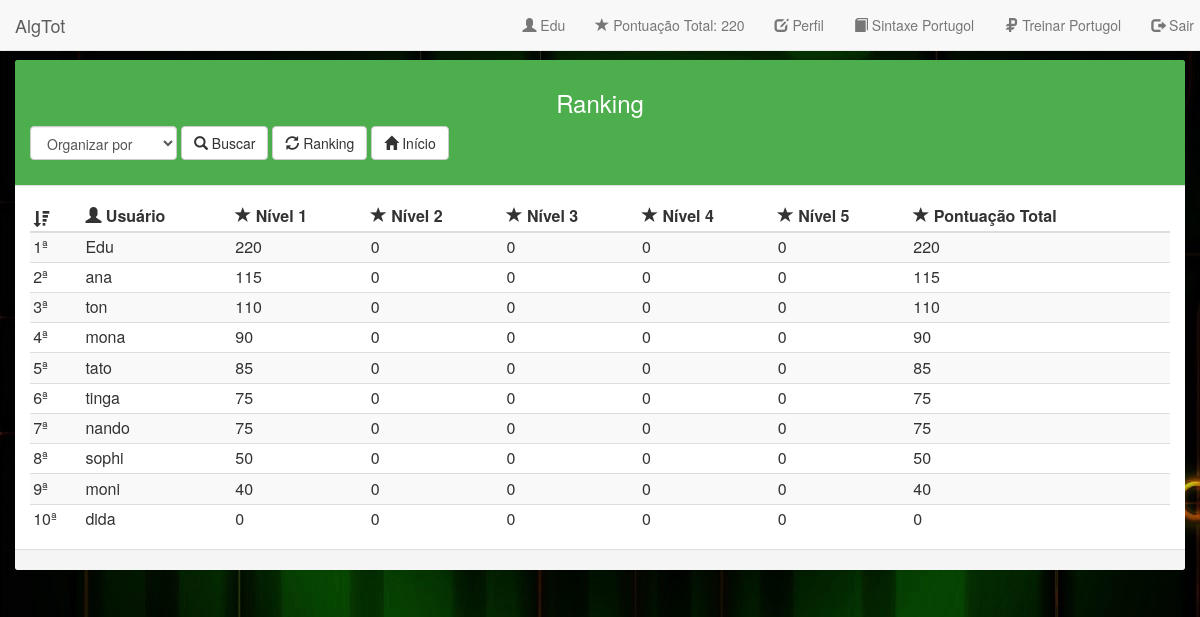
The app's page /visao/ranking.php (signed in) with its own data.
### tables this page shows
CREATE TABLE IF NOT EXISTS `usuario` (
  `cdUsuario` int(11) NOT NULL AUTO_INCREMENT,
  `usuario` varchar(20) NOT NULL,
  `senha` varchar(20) NOT NULL,
  `cdGrupo` int(11) NOT NULL,
  `email` varchar(50) NOT NULL,
  `status` varchar(20) DEFAULT NULL,
  `data` date DEFAULT NULL,
  `nivel1` decimal(10,0) DEFAULT NULL,
  `nivel2` decimal(10,0) DEFAULT NULL,
  `nivel3` decimal(10,0) DEFAULT NULL,
  `nivel4` decimal(10,0) DEFAULT NULL,
  `nivel5` decimal(10,0) DEFAULT NULL,
  `pontuacaoTotal` decimal(10,0) DEFAULT NULL,
  PRIMARY KEY (`cdUsuario`),
  KEY `cdGrupo` (`cdGrupo`)
);

### modelo/Conexao.php (called while the page is built, shortened)
<?php
Class Conexao {
    private $conexao;
    public function __construct() {
        $host = LOCAL_HOST;
        $dbName = DB_NAME;
        $usuario = DB_USER_NAME;
        $senha = DB_USER_SENHA;
        try {
            $colacao = array(PDO::MYSQL_ATTR_INIT_COMMAND => 'SET NAMES utf8');
            $this->conexao = new PDO('mysql:host=' . $host . ';dbname=' . $dbName . '', $usuario, $senha, $colacao);
        } catch (Exception $ex) {
            $ex->getMessage();
        }
    }
    public function obterConexao() {
        return $this->conexao;
    }
}

### modelo/Modelo.php (called while the page is built, shortened)
<?php
require_once("Conexao.php");
Class Modelo {
    private $conexaoModelo;
    public function __construct() {
        $conexao = new Conexao();
        $this->conexaoModelo = $conexao->obterConexao();
    }
    public function selecionar($select, $dados) {
        $dados = $this->tratarDados($dados);
        if ($dados == false) {
            $url = (isset($_SERVER['HTTP_REFERER']))?$_SERVER['HTTP_REFERER']:'../index.php';
            $this->setModalRedirecionar('Erro ao processar sua solicitação!', 'Isso pode acontecer quando existe alguma informação indevida (Ex: tags HTML ou semelhantes) nos campos preenchidos e enviados.', '', 'meuModalErro', $url);
            die;
        } else {
            $selecao = $this->conexaoModelo->prepare($select);
            $selecao->execute($dados);
            return $selecao;
        }
    }
    public function tratarDados($dados) {
        return $dados;
    }
}

### visao/ranking.php (the view, shortened to what this page needs)
<?php
require_once("../controle/Acesso.php");
$modelo = new Modelo();
?>
<!DOCTYPE html>
<html lang="pt-br">
    <head>
        <link href="vendor/bootstrap/css/bootstrap.min.css" rel="stylesheet">
        <link href="vendor/bootstrap/css/bootstrap.css" rel="stylesheet">
    </head>
    <body>
<?php include_once ("includs/menuAluno.php"); ?>
        <section id="conteudo" class="container">
            <br>
            <br>
            <br>
            <div class="row">
                <div class="col-sm">
                    <div class="panel panel-default">
                        <div class="panel-heading" style="background-color: #4cae4c; color:white;">
                            <div style="text-align: center;">
                                <h3 class="blog-title">Ranking</h3>
                            </div>
                            <form class="form-inline" role="search" action="ranking.php" method="post">
                                <div class="form-group">
                                    <div class="col">
                                        <select required id="buscarPor" title="Selecione pelo que gostaria de visualizar" name="buscarPor" class="form-control">
                                            <option value="" <?php if (($_POST['buscarPor'] == null) && (isset($_POST['buscarPor']))) {
                                    echo "selected";
                                } ?> >Organizar por</option>
                                        </select>
                                    </div>
                                </div>
                                <div class="form-group">
                                    <div class="col">
                                        <button type="submit" name="buscar" value="Buscar" class="btn btn-default"><span class="glyphicon glyphicon-search" aria-hidden="true"></span> Buscar</button>
                                    </div>
                                </div>
                                <div class="form-group">
                                    <div class="col">
                                        <a name="ranking" href="ranking.php" class="btn btn-default"><span class="glyphicon glyphicon-refresh" aria-hidden="true"></span> Ranking</a>
                                    </div>
                                </div>
                                <div class="form-group">
                                    <div class="col">
                                        <a name="voltarInicio" href="principal.php" class="btn btn-default"><span class="glyphicon glyphicon-home" aria-hidden="true"></span> Início</a>
                                    </div>
                                </div>
                            </form>
                        </div>
                        <div class="table-responsive panel-body">
                            <table class="table table-striped">
                                <thead>
                                    <th><span class="glyphicon glyphicon-sort-by-attributes-alt"></span></th>
                                    <th><span class="glyphicon glyphicon-user" aria-hidden="true"></span> Usuário</th>
                                    <th><span class="glyphicon glyphicon-star" aria-hidden="true"></span> Nível 1</th>
                                    <th><span class="glyphicon glyphicon-star" aria-hidden="true"></span> Nível 2</th>
                                    <th><span class="glyphicon glyphicon-star" aria-hidden="true"></span> Nível 3</th>
                                    <th><span class="glyphicon glyphicon-star" aria-hidden="true"></span> Nível 4</th>
                                    <th><span class="glyphicon glyphicon-star" aria-hidden="true"></span> Nível 5</th>
                                    <th><span class="glyphicon glyphicon-star" aria-hidden="true"></span> Pontuação Total</th>
                                </thead>
                                <tbody>
                                    <?php
                                    if (($_POST['buscarPor'] != null)) {
                                        $campo = $_POST['buscarPor'];
                                        $select = "SELECT count(cdUsuario) AS numLinhas FROM usuario WHERE status = ? AND cdGrupo = ?";
                                        $dados = array('ativo', 3);
                                    } else {
                                        $select = "SELECT count(cdUsuario) AS numLinhas FROM usuario WHERE status = ? AND cdGrupo = ?";
                                        $dados = array('ativo', 3);
                                    }
                                    if (!isset($_POST['paginar'])) {
                                        $offset = $_POST['offset'];
                                    }
                                    if (($_POST['buscarPor'] != null)) {
                                        $campo = $_POST['buscarPor'];
                                        $select = "SELECT usuario.*, grupo.grupo AS grupo FROM usuario, grupo
                                    WHERE usuario.cdGrupo = grupo.cdGrupo AND usuario.status = ?
                                    AND usuario.cdGrupo = ?
                                    ORDER BY $campo DESC LIMIT 0,10";
                                        $dados = array('ativo', 3);
                                    } else {
                                        $select = "SELECT usuario.*, grupo.grupo AS grupo FROM usuario, grupo
                                    WHERE usuario.cdGrupo = grupo.cdGrupo AND usuario.status = ?
                                    AND usuario.cdGrupo = ?
                                    ORDER BY usuario.pontuacaoTotal DESC LIMIT 0,10";
                                        $dados = array('ativo', 3);
                                    }
                                    $dados = $modelo->selecionar($select, $dados);
                                    $countAlert = $offset;
                                    foreach ($dados as $key => $dado) {
                                        $countAlert++;
                                        $dado['usuario'] = htmlspecialchars($dado['usuario']);
                                        ?>
                                        <tr>
                                            <td><?php echo $countAlert.'ª'; ?></td>
                                            <td><?php echo $dado['usuario']; ?></td>
                                            <td><?php echo $dado['nivel1']; ?></td>
                                            <td><?php echo $dado['nivel2']; ?></td>
                                            <td><?php echo $dado['nivel3']; ?></td>
                                            <td><?php echo $dado['nivel4']; ?></td>
                                            <td><?php echo $dado['nivel5']; ?></td>
                                            <td><?php echo $dado['pontuacaoTotal']; ?></td>
                                        </tr>
                                        <?php
                                    }
                                    ?>
                                </tbody>
                            </table>
                        </div>
                        <div class="panel-footer">
                        </div>
                    </div>
                </div>
            </div>
        </section>
    </body>
</html>

### records on screen
usuario: usuario "Edu", nivel1 "220", nivel2 "0", nivel3 "0", nivel4 "0", nivel5 "0", pontuacaoTotal "220"
usuario: usuario "ana", nivel1 "115", nivel2 "0", nivel3 "0", nivel4 "0", nivel5 "0", pontuacaoTotal "115"
usuario: usuario "ton", nivel1 "110", nivel2 "0", nivel3 "0", nivel4 "0", nivel5 "0", pontuacaoTotal "110"
usuario: usuario "mona", nivel1 "90", nivel2 "0", nivel3 "0", nivel4 "0", nivel5 "0", pontuacaoTotal "90"
usuario: usuario "tato", nivel1 "85", nivel2 "0", nivel3 "0", nivel4 "0", nivel5 "0", pontuacaoTotal "85"
usuario: usuario "tinga", nivel1 "75", nivel2 "0", nivel3 "0", nivel4 "0", nivel5 "0", pontuacaoTotal "75"
usuario: usuario "nando", nivel1 "75", nivel2 "0", nivel3 "0", nivel4 "0", nivel5 "0", pontuacaoTotal "75"
usuario: usuario "sophi", nivel1 "50", nivel2 "0", nivel3 "0", nivel4 "0", nivel5 "0", pontuacaoTotal "50"
usuario: usuario "moni", nivel1 "40", nivel2 "0", nivel3 "0", nivel4 "0", nivel5 "0", pontuacaoTotal "40"
usuario: usuario "dida", nivel1 "0", nivel2 "0", nivel3 "0", nivel4 "0", nivel5 "0", pontuacaoTotal "0"

### other values on screen
$_SESSION['usuario'] "Edu"
$_SESSION['pontuacaoTotal'] "220"
